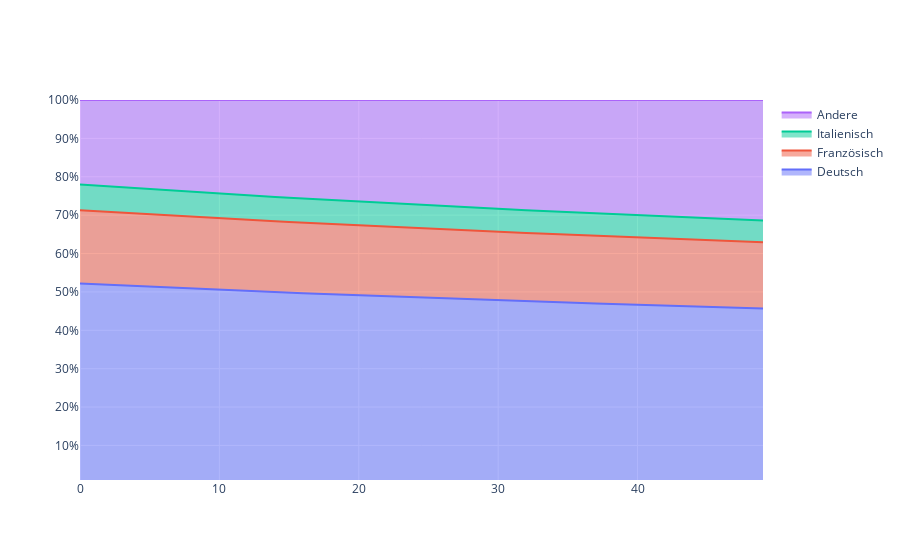

Notebook cell for this chart:
### Code cell
#plot stacked area chart of all languages with plotly
import plotly.graph_objects as go

fig = go.Figure()

fig.add_trace(go.Scatter(x = np.array(range(0,years)), y = MeanOfSim(Deutsch),stackgroup='one',mode='lines', name='Deutsch',groupnorm='percent'))
fig.add_trace(go.Scatter(x = np.array(range(0,years)), y = MeanOfSim(Französisch),stackgroup='one',mode='lines', name='Französisch'))
fig.add_trace(go.Scatter(x = np.array(range(0,years)), y = MeanOfSim(Italienisch),stackgroup='one',mode='lines', name='Italienisch'))
fig.add_trace(go.Scatter(x = np.array(range(0,years)), y = MeanOfSim(Andere),stackgroup='one',mode='lines', name='Andere'))


fig.update_layout(
    showlegend=True,
    xaxis_type='linear',
    yaxis=dict(
        type='linear',
        range=[1, 100],
        ticksuffix='%'))

fig.show()
